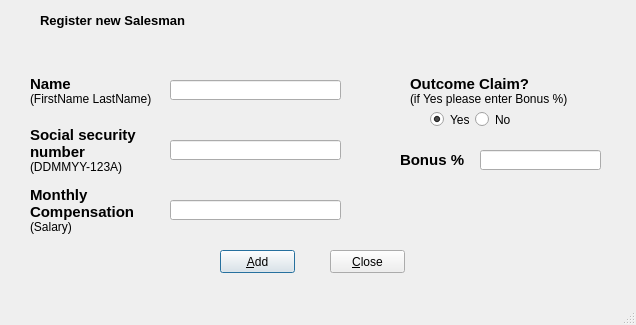
<?xml version="1.0" encoding="UTF-8"?>
<ui version="4.0">
 <class>salesMan</class>
 <widget class="QDialog" name="salesMan">
  <property name="enabled">
   <bool>true</bool>
  </property>
  <property name="geometry">
   <rect>
    <x>0</x>
    <y>0</y>
    <width>636</width>
    <height>325</height>
   </rect>
  </property>
  <property name="windowTitle">
   <string>Dialog</string>
  </property>
  <property name="sizeGripEnabled">
   <bool>true</bool>
  </property>
  <widget class="QPushButton" name="btnAddSalesman">
   <property name="geometry">
    <rect>
     <x>220</x>
     <y>250</y>
     <width>75</width>
     <height>23</height>
    </rect>
   </property>
   <property name="text">
    <string>&amp;Add</string>
   </property>
  </widget>
  <widget class="QLineEdit" name="txtSalesmanSocialSecuritynumber">
   <property name="geometry">
    <rect>
     <x>170</x>
     <y>140</y>
     <width>171</width>
     <height>20</height>
    </rect>
   </property>
  </widget>
  <widget class="QLabel" name="lblsalesmanTitle">
   <property name="geometry">
    <rect>
     <x>40</x>
     <y>10</y>
     <width>291</width>
     <height>21</height>
    </rect>
   </property>
   <property name="text">
    <string>&lt;html&gt;&lt;head/&gt;&lt;body&gt;&lt;p&gt;&lt;span style=&quot; font-size:10pt; font-weight:600;&quot;&gt;Register new Salesman&lt;/span&gt;&lt;/p&gt;&lt;/body&gt;&lt;/html&gt;</string>
   </property>
  </widget>
  <widget class="QPushButton" name="btnCloseSalesman">
   <property name="geometry">
    <rect>
     <x>330</x>
     <y>250</y>
     <width>75</width>
     <height>23</height>
    </rect>
   </property>
   <property name="text">
    <string>&amp;Close</string>
   </property>
  </widget>
  <widget class="QLineEdit" name="txtSalesmanSalary">
   <property name="geometry">
    <rect>
     <x>170</x>
     <y>200</y>
     <width>171</width>
     <height>20</height>
    </rect>
   </property>
  </widget>
  <widget class="QLabel" name="lblsalesmansalary">
   <property name="geometry">
    <rect>
     <x>30</x>
     <y>180</y>
     <width>121</width>
     <height>61</height>
    </rect>
   </property>
   <property name="text">
    <string>&lt;html&gt;&lt;head/&gt;&lt;body&gt;&lt;p&gt;&lt;span style=&quot; font-size:11pt; font-weight:600;&quot;&gt;Monthly &lt;br/&gt;Compensation&lt;/span&gt;&lt;br/&gt;&lt;span style=&quot; font-size:9pt;&quot;&gt;(Salary)&lt;/span&gt;&lt;/p&gt;&lt;/body&gt;&lt;/html&gt;</string>
   </property>
  </widget>
  <widget class="QLineEdit" name="txtSalesmanName">
   <property name="geometry">
    <rect>
     <x>170</x>
     <y>80</y>
     <width>171</width>
     <height>20</height>
    </rect>
   </property>
  </widget>
  <widget class="QLabel" name="lblsalesmanName">
   <property name="geometry">
    <rect>
     <x>30</x>
     <y>70</y>
     <width>121</width>
     <height>41</height>
    </rect>
   </property>
   <property name="text">
    <string>&lt;html&gt;&lt;head/&gt;&lt;body&gt;&lt;p&gt;&lt;span style=&quot; font-size:11pt; font-weight:600;&quot;&gt;Name&lt;/span&gt;&lt;br/&gt;&lt;span style=&quot; font-size:9pt;&quot;&gt;(FirstName LastName)&lt;/span&gt;&lt;/p&gt;&lt;/body&gt;&lt;/html&gt;</string>
   </property>
  </widget>
  <widget class="QLabel" name="lblsalesmansocialSecuritynumber">
   <property name="geometry">
    <rect>
     <x>30</x>
     <y>120</y>
     <width>121</width>
     <height>61</height>
    </rect>
   </property>
   <property name="text">
    <string>&lt;html&gt;&lt;head/&gt;&lt;body&gt;&lt;p&gt;&lt;span style=&quot; font-size:11pt; font-weight:600;&quot;&gt;Social security &lt;br/&gt;number&lt;/span&gt;&lt;br/&gt;&lt;span style=&quot; font-size:9pt;&quot;&gt;(DDMMYY-123A)&lt;/span&gt;&lt;/p&gt;&lt;/body&gt;&lt;/html&gt;</string>
   </property>
  </widget>
  <widget class="QLabel" name="lblsalesmanName_2">
   <property name="geometry">
    <rect>
     <x>410</x>
     <y>70</y>
     <width>191</width>
     <height>41</height>
    </rect>
   </property>
   <property name="text">
    <string>&lt;html&gt;&lt;head/&gt;&lt;body&gt;&lt;p&gt;&lt;span style=&quot; font-size:11pt; font-weight:600;&quot;&gt;Outcome Claim?&lt;/span&gt;&lt;br/&gt;&lt;span style=&quot; font-size:9pt;&quot;&gt;(if Yes please enter Bonus %)&lt;/span&gt;&lt;/p&gt;&lt;/body&gt;&lt;/html&gt;</string>
   </property>
  </widget>
  <widget class="QLabel" name="lblsalesmanBonus">
   <property name="geometry">
    <rect>
     <x>400</x>
     <y>130</y>
     <width>121</width>
     <height>61</height>
    </rect>
   </property>
   <property name="text">
    <string>&lt;html&gt;&lt;head/&gt;&lt;body&gt;&lt;p&gt;&lt;span style=&quot; font-size:11pt; font-weight:600;&quot;&gt;Bonus %&lt;/span&gt;&lt;/p&gt;&lt;/body&gt;&lt;/html&gt;</string>
   </property>
  </widget>
  <widget class="QLineEdit" name="txtSalesmanBonus">
   <property name="geometry">
    <rect>
     <x>480</x>
     <y>150</y>
     <width>121</width>
     <height>20</height>
    </rect>
   </property>
  </widget>
  <widget class="QWidget" name="layoutWidget">
   <property name="geometry">
    <rect>
     <x>430</x>
     <y>110</y>
     <width>84</width>
     <height>19</height>
    </rect>
   </property>
   <layout class="QHBoxLayout" name="horizontalLayout">
    <item>
     <widget class="QRadioButton" name="radioButtonYes">
      <property name="text">
       <string>Yes</string>
      </property>
      <property name="checked">
       <bool>true</bool>
      </property>
     </widget>
    </item>
    <item>
     <widget class="QRadioButton" name="radioButtonNo">
      <property name="text">
       <string>No</string>
      </property>
     </widget>
    </item>
   </layout>
  </widget>
 </widget>
 <tabstops>
  <tabstop>txtSalesmanName</tabstop>
  <tabstop>txtSalesmanSocialSecuritynumber</tabstop>
  <tabstop>txtSalesmanSalary</tabstop>
  <tabstop>radioButtonYes</tabstop>
  <tabstop>radioButtonNo</tabstop>
  <tabstop>txtSalesmanBonus</tabstop>
  <tabstop>btnAddSalesman</tabstop>
  <tabstop>btnCloseSalesman</tabstop>
 </tabstops>
 <resources/>
 <connections/>
</ui>
